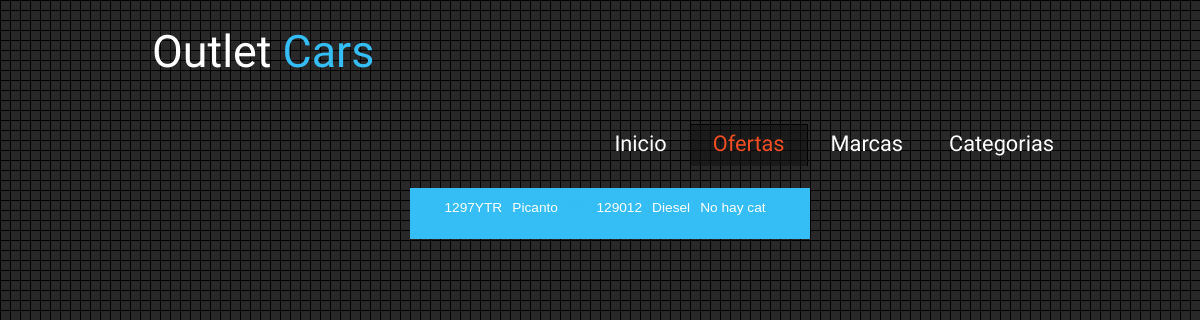
The app's page /coches/1297YTR with its own data.
### outletCarsApp/models.py (models this page shows, shortened)
class Coche(models.Model):
    modelo = models.CharField(max_length=50)
    matricula = models.CharField(max_length=9, primary_key=True)
    precio=models.IntegerField()
    cv=models.IntegerField()
    km=models.BigIntegerField()
    marca=models.ForeignKey(Marca, on_delete=models.CASCADE)
    combustible= models.CharField(max_length=50)
    categoría=models.ManyToManyField(Categoría)

### outletCarsApp/views.py (the view)
# urls.py: path('coches/<str:matricula>',views.CocheDetailView.as_view(), name="detalle_coche"),
class CocheDetailView(DetailView):
    model=Coche
    slug_url_kwarg = "matricula"
    slug_field = "matricula"

### outletCarsApp/templates/outletCarsApp/coche_detail.html
{% extends "base.html" %}
{% block menu %}
    <div id=" ">
        <ul id="menu">
        <li> <a href="{% url 'coche_list_view' %}">Inicio</a></li>
        <li class="current"><a href="{% url 'coche_list_view' %}">Ofertas</a></li>
        <li ><a href="{%url 'marca_list_view' %}">Marcas</a></li>
        <li><a href="{%url 'categoria_list_view' %}">Categorias</a></li>
        </ul>
    </div>
{%endblock%}
    {% block content %}
    <section class="DetailsSection">
         <p>{{ coche.matricula }}</p>
         <p>{{ coche.modelo }}</p>
         <a href="{% url 'detalle_marca' coche.marca.id %}"> {{ coche.marca.nombre}}</a>
         <p>{{ coche.km}}</p>
         <p> {{ coche.combustible }}</p>
        {% for cat in coche.categoria %}
            <a href="{% url 'detalle_categoria' cat.id%}">{{ cat.nombre}}</a>
            {% empty %}
                <p>No hay cat</p>
        {% endfor %}
    </section>
    {% endblock %}

### outletCarsApp/static/style/style.css (style rules this page uses)
html { height: 100%; }
* { margin: 0; padding: 0; }
body { font: normal .80em 'trebuchet ms', arial, sans-serif; background: #F7F7F7 url(pattern.png) fixed; color: #fff; }
p { padding: 0 0 20px 0; line-height: 1.5em; font-size: 107%; }
a, a:hover { outline: none; text-decoration: none; color: #35BDF5; }
ul { margin: 2px 0 22px 17px; }
ul li { list-style-type: circle; margin: 0 0 0 0; padding: 0 0 4px 5px; }
ul#menu { float: right; }
ul#menu li { float: left; padding: 0 0 0px 0px; list-style: none; margin: 2px 0 0 0; background: transparent; }
ul#menu li a { font: normal 170% 'Yanone Kaffeesatz', sans-serif; text-decoration: none; color: #FFF; display: block; float: left; height: 20px; padding: 7px 23px 15px 23px; text-align: center; }
ul#menu li.current a { height: 20px; padding: 6px 22px 15px 22px; }
ul#menu li.current a { background: transparent url(transparent.png) repeat; border: 1px solid #000; border-bottom: 0; color: #F14E23; }
.DetailsSection { width: 40%; height: 40%; overflow: hidden; margin-left: 30%; margin-right: 30%; padding: 10px 10px 0px 10px; display: flex; justify-content: center; background:#35BDF5; }
.DetailsSection p,a { padding-right: 10px; }

### records on screen
Coche: matricula "1297YTR", modelo "Picanto", km "129012", combustible "Diesel"
